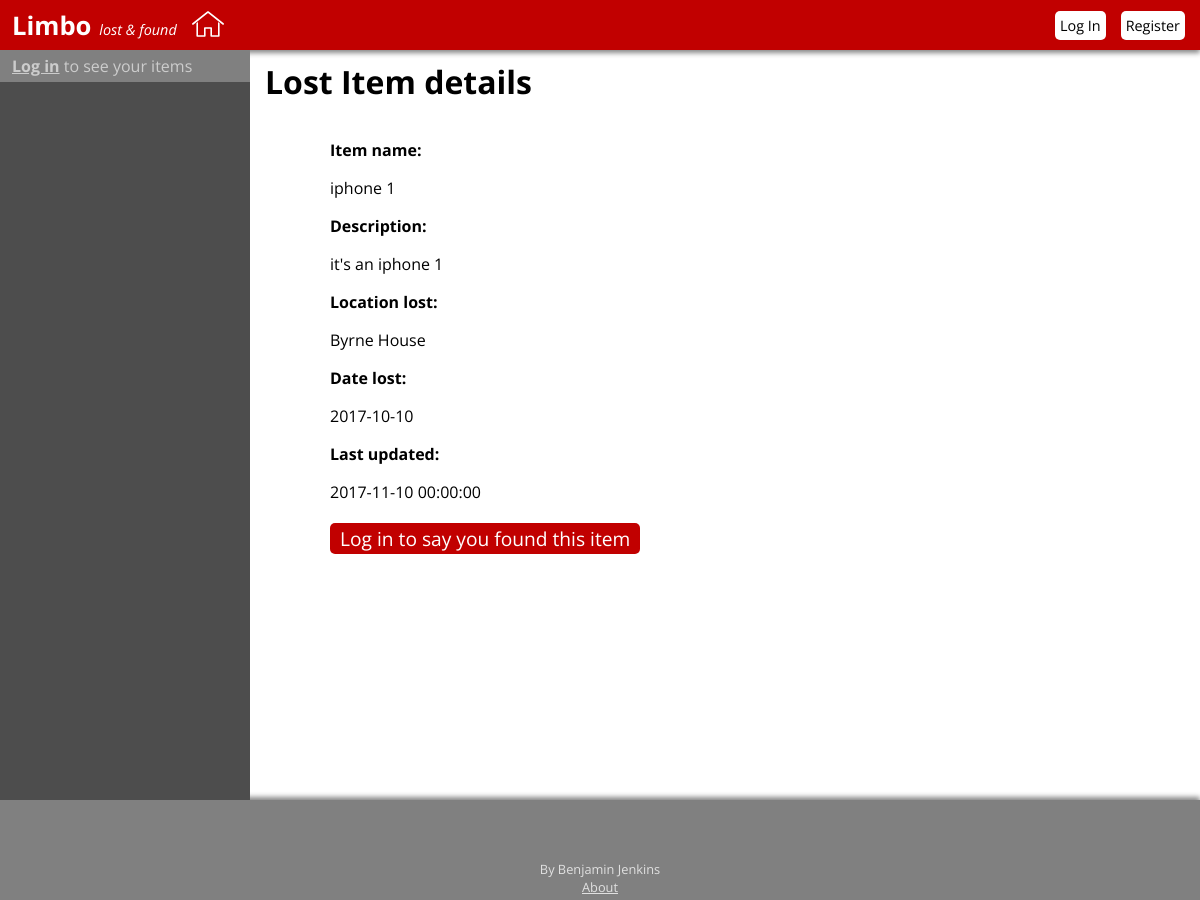
The app's page /item-details.php?id=1 with its own data.
### tables this page shows
CREATE TABLE items(
    item_id INTEGER PRIMARY KEY AUTO_INCREMENT,
    loc_id INTEGER NOT NULL,
    name VARCHAR(30) NOT NULL,
    description TEXT NOT NULL,
    lost_date DATETIME NOT NULL,
    create_date DATETIME NOT NULL DEFAULT CURRENT_TIMESTAMP,
    update_date DATETIME NOT NULL DEFAULT CURRENT_TIMESTAMP ON UPDATE CURRENT_TIMESTAMP,
    owner_id INTEGER NOT NULL,
    claimer_id INTEGER,
    status ENUM('lost','found', 'claimed') NOT NULL,
    FOREIGN KEY (loc_id) REFERENCES locations(loc_id),
    FOREIGN KEY (owner_id) REFERENCES users(u_id),
    FOREIGN KEY (claimer_id) REFERENCES users(u_id)
);

CREATE TABLE locations(
    loc_id INTEGER PRIMARY KEY AUTO_INCREMENT,
    create_date DATETIME NOT NULL DEFAULT CURRENT_TIMESTAMP,
    update_date DATETIME ON UPDATE CURRENT_TIMESTAMP,
    name VARCHAR(50) NOT NULL
);

### item-details.php (the view, shortened to what this page needs)
<?php
require('includes/logged_in.php');
require('includes/connect_db.php');
$id = $_GET['id'];
$query = 'SELECT items.name AS item_name, description, lost_date, items.update_date AS update_date, items.create_date AS create_date, status, owner_id, locations.name AS loc_name FROM items, locations WHERE items.loc_id=locations.loc_id AND item_id=' . $id;
$results = mysqli_query($dbc, $query);
if($results != true)
    echo '<p>SQL ERROR = ' . mysqli_error( $dbc ) . '</p>';
else{
    $row = mysqli_fetch_array($results, MYSQLI_ASSOC);
    $name = $row['item_name'];
    $description = $row['description'];
    $lost_date = substr($row['lost_date'], 0, 10);
    $update_date = $row['update_date'];
    $create_date = $row['create_date'];
    $status = $row['status'];
    $loc_name = $row['loc_name'];
}
?>
<!DOCTYPE html>
<html>
    <head>
    <link rel="stylesheet" href="/css/custom.css" type="text/css">
    </head>
    <body>
    <?php require"includes/header.php"; ?>
    <div class="content-container">
        <?php require('includes/sidebar.php'); ?>
        <div class="page-content">
            <h1><?php echo ucfirst($status); ?> Item details</h1>
            <div class="page-body">
                <p><b>Item name:</b></p>
                <p><?php echo $name; ?></p>
                <p><b>Description:</b></p>
                <p><?php echo $description; ?></p>
                <p><b>Location lost:</b></p>
                <p><?php echo $loc_name; ?></p>
                <?php
                if($status === 'lost')
                    echo '<p><b>Date lost:</b></p>';
                else if($status === 'found')
                    echo '<p><b>Date found:</b></p>';
                ?>
                <p><?php echo $lost_date; ?></p>
                <?php
                if($update_date != $create_date)
                    echo '<p><b>Last updated:</b></p><p>' . $update_date . '</p>';
                else
                    echo '<p><b>Last updated:</b></p><p>Never</p>';
                ?>
                <?php
                if(!$logged_in && $status === 'lost'){
                    echo '<a class="edit-delete" href="/login.php">Log in to say you found this item</a>';
                }
                ?>
            </div>
        </div>
    </div>
    <?php require('includes/footer.php'); ?>
    </body>
</html>

### css/custom.css (style rules this page uses)
html { height: 100%; }
body { height: 100%; margin:0; font-family: 'Open Sans', sans-serif; }
h1 { margin:10px 0 0 15px; }
.content-container { width: 100%; height: calc(100% - 150px); min-height: 750px; max-width: 100%; clear: both; margin: 0 auto; }
.page-content { width: calc(100% - 250px); float: right; }
.page-body { display: inline-block; text-align: left; margin-left: 80px; margin-top: 20px; }
.edit-delete { background-color: #C10000; text-align:center; height:40px; border: none; border-radius: 5px; vertical-align: middle; width: 40%; font-size: 1.2em; color: white; line-height: 40px; text-decoration: none; padding: 2px 10px 2px 10px; }

### records on screen
items: status "Lost", name "iphone 1", description "it's an iphone 1", loc.name "Byrne House", lost_date "2017-10-10", update_date "2017-11-10 00:00:00"
